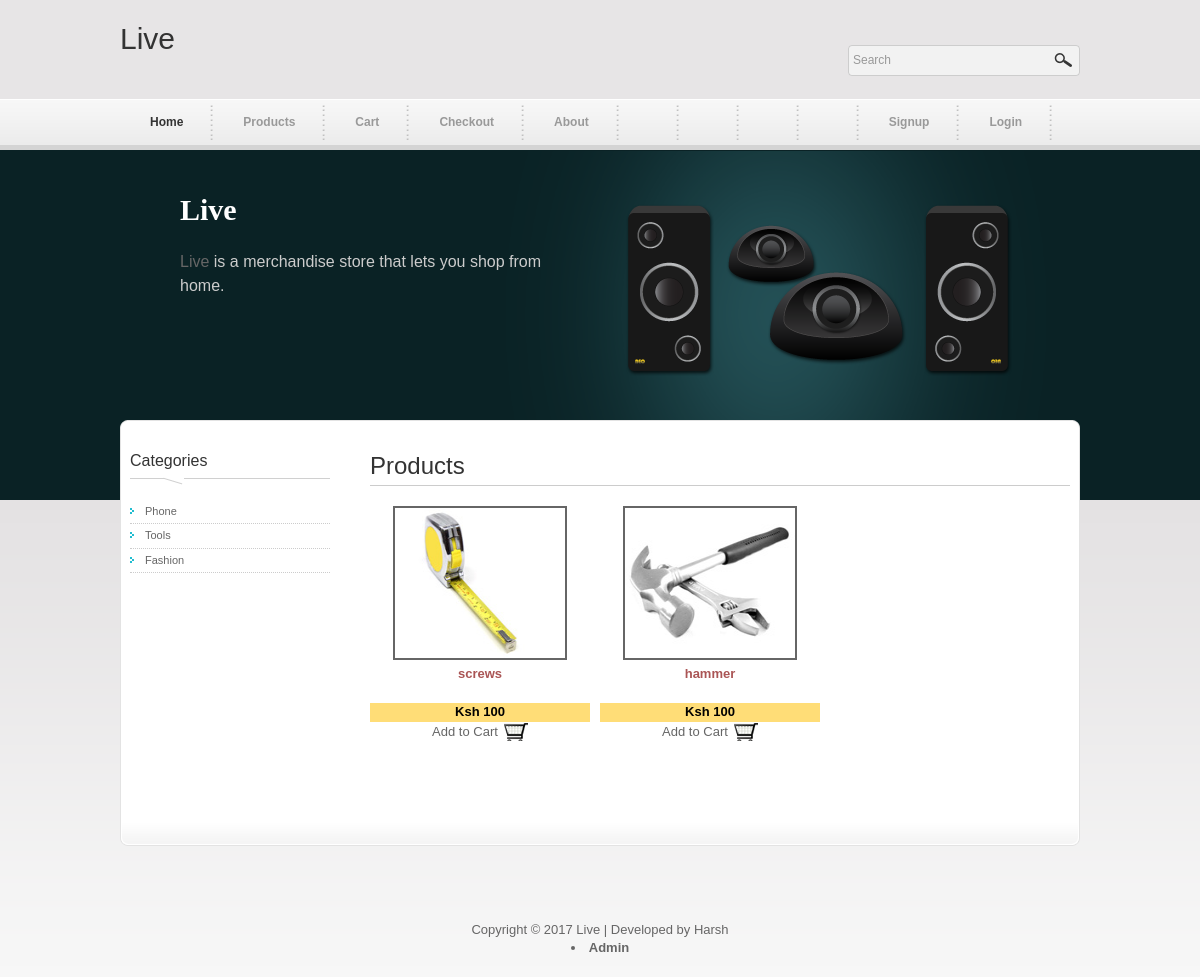
Screenshot of /index.php?cat=Tools with the database file from the repository.
### tables this page shows
CREATE TABLE `tblproduct` (
  `prod_no` int(10) NOT NULL,
  `prod_id` int(15) NOT NULL,
  `prod_name` varchar(100) NOT NULL,
  `prod_descr` text NOT NULL,
  `prod_cat` varchar(100) NOT NULL,
  `prod_price` float NOT NULL,
  `prod_quan` int(10) NOT NULL,
  `date_added` datetime NOT NULL
);

### index.php (the view, shortened to what this page needs)
<?php
	$displayImages = "";
	if (isset ($_GET ["cat"] ))
{
	if($_GET['cat'] == "Phone")
		$sqlSelProd = mysql_query("select * from tblproduct where prod_cat = '$_GET[cat]'") or die(mysql_error());
	else if($_GET['cat'] == "Tools")
		$sqlSelProd = mysql_query("select * from tblproduct where prod_cat = '$_GET[cat]'") or die(mysql_error());
	else if($_GET['cat'] == "Fashion")
		$sqlSelProd = mysql_query("select * from tblproduct where prod_cat = '$_GET[cat]'") or die(mysql_error());
	else
		$sqlSelProd = mysql_query("select * from tblproduct") or die(mysql_error());
}
	if(!empty($sqlSelProd))
{
	if(mysql_num_rows($sqlSelProd) >= 1){
		while($getProdInfo = mysql_fetch_array($sqlSelProd)){
			$prodNo = $getProdInfo["prod_no"];
			$prodID = $getProdInfo["prod_id"];
			$prodName = $getProdInfo["prod_name"];
			$prodPrice = $getProdInfo["prod_price"];
			$displayImages .= '<div class="col col_14 product_gallery">
			<a href="productdetail.php?prodid='.$prodID.'"><img src="images/product/'.$prodNo.'.jpg" alt="Product '.$prodNo.'" width="170" height="150" /></a>
			<h3>'.$prodName.'</h3>
			<p class="product_price">Ksh '.$prodPrice.'</p>
			<a href="shoppingcart.php?prodid='.$prodID.'" class="add_to_cart">Add to Cart</a></div>';
		}
	}
}
?>
<!DOCTYPE html PUBLIC "-//W3C//DTD XHTML 1.0 Transitional//EN" "http://www.w3.org/TR/xhtml1/DTD/xhtml1-transitional.dtd">
<html xmlns="http://www.w3.org/1999/xhtml">
<head>
<link href="css/slider.css" rel="stylesheet" type="text/css" />
<link rel="stylesheet" type="text/css" href="css/ddsmoothmenu.css" />
<link rel="stylesheet" type="text/css" href="css/styles.css" />
</head>
<body id="home">
<div id="main_wrapper">
	<div id="main_header">
    	<div id="site_title"><h1>Live</a></h1></div>
        <div id="header_right">
            <div id="main_search">
                <form action="products.php" method="get" name="search_form">
                  <input type="text" value="Search" name="keyword" onfocus="clearText(this)" onblur="clearText(this)" class="txt_field" />
                  <input type="submit" name="Search" value="" alt="Search" id="searchbutton" title="Search" class="sub_btn"  />
                </form>
            </div>
         </div>
    </div>
    <div id="main_menu" class="ddsmoothmenu">
        <ul>
            <li><a href="index.php" class="selected">Home</a></li>
            <li><a href="products.php">Products</a></li>
            <li><a href="shoppingcart.php">Cart</a></li>
            <li><a href="checkout.php">Checkout</a></li>
            <li><a href="about.php">About</a></li>
           <li><a href=""></a></li>
           <li><a href=""></a></li>
           <li><a href=""></a></li>
           <li><a href=""></a></li>
           <li><a href="signup.html">Signup</a></li>
           <li><a href="login.html">Login</a></li>
        </ul>
        <br style="clear: left" />
    </div>
    <div id="main_middle">
    	<img src="images/image_01.png" alt="Image 01" height="200" />
    	<h1>Live </h1>
        <p><a href="#" rel="nofollow" target="_parent">Live</a> is a merchandise store that lets you shop from home.</p>
    </div>
    <div id="main_top"></div>
    <div id="main">
        <div id="sidebar">
            <h3>Categories</h3>
            <ul class="sidebar_menu">
                <li><a href="index.php?cat=Phone">Phone</a></li>
                <li><a href="index.php?cat=Tools">Tools</a></li>
                <li><a href="index.php?cat=Fashion">Fashion</a></li>
		</ul>
        </div>
        <div id="content">
		<h2>Products</h2>
		<?php echo $displayImages; ?>
        </div>
    </div>
    <div id="main_footer">
        <div class="cleaner h40"></div>
		<center>
			Copyright © 2017 Live | Developed by Harsh
            <li><a href="admin/index.php"><b>Admin</b></a></li>
		</center>
    </div>
</div>
</body>
</html>

### css/ddsmoothmenu.css (style rules this page uses)
.ddsmoothmenu ul { z-index:100; margin: 0; padding: 0; list-style-type: none; }
.ddsmoothmenu ul li { position: relative; display: inline; float: left; }
.ddsmoothmenu ul li a { display: block; padding: 0 30px; height: 45px; line-height: 45px; font-size: 12px; color: #999; text-decoration: none; font-weight: 700; outline: none; text-align: center; background: url(images/templatemo_menu_divider.png) right center no-repeat }
.ddsmoothmenu ul li a.selected, .ddsmoothmenu ul li a:hover { color: #333; }

### css/styles.css (style rules this page uses)
body { margin: 0; padding: 0; color: #666; font-family: Tahoma, Geneva, sans-serif; font-size: 13px; line-height: 1.4em; background-color: #f7f7f7; background-repeat: repeat-x; background-position: top; }
#home { background-image: url(../images/body_home.png) }
a, a:link, a:visited { color: #666; font-weight: normal; text-decoration: none }
p { margin: 0 0 10px 0; padding: 0; }
img { border: none; }
h1, h2, h3, h4, h5, h6 { color: #333; font-weight: normal; }
h1 { font-size: 30px; margin: 0 0 30px; padding: 5px 0 }
h2 { font-size: 26px; margin: 0 0 25px; padding: 5px 0 }
h3 { font-size: 20px; margin: 0 0 20px; padding: 0; }
.cleaner { clear: both }
.h40 { height: 40px }
#main_wrapper { width: 960px; padding: 0 10px; margin: 0 auto; }
#main_header { width: 960px; height: 100px; }
#main_menu { width: 960px; height: 50px; }
#main_middle { height: 840px; height: 200px; padding: 35px 60px; background: url(../images/middle.png) no-repeat }
#main_top { width: 960px; height: 12px; background: url(../images/main_top.png) no-repeat top }
#main { width: 960px; background: url(../images/main_middle.png) repeat-y }
#sidebar { float: left; width: 200px; padding: 20px 30px 0 10px; }
#content { float: right; width: 700px; width: 700px; padding: 20px 10px 20px; }
#main_footer { width: 940px; padding: 60px 10px 20px; background: url(../images/main_bottom.png) top no-repeat }
#site_title { float: left; margin-top: 30px; }
#site_title h1 { margin: 0; padding: 0 }
#header_right { float: right; display: inline-block; padding-top: 40px; }
#main_search { clear: both; margin-top: 5px; width: 232px; height: 31px; background: url(../images/searchbox.png) }
#main_search form { margin: 0; padding: 0; }
#main_search .txt_field { float: left; display: block; height: 30px; line-height: 20px; width: 180px; color: #999; font-size: 12px; padding: 0 5px; font-variant: normal; border: none; background: none; }
#main_search .sub_btn { float: right; display: block; height: 34px; width: 30px; cursor: pointer; border: none; background: none; }
#main_middle h1 { color: #fff; font-size: 30px; font-weight: bold; font-family: Georgia, "Times New Roman", Times, serif; line-height: 40px; margin-bottom: 15px; }
#main_middle p { color: #ccc; font-size: 16px; line-height: 24px; margin-bottom: 20px; }
#main_middle img { float: right; margin-left: 60px; }
#sidebar h3 { font-size: 16px; padding: 0 0 15px 0; margin: 0 0 15px 0; background: url(../images/sidebar_header_bg.png) left bottom no-repeat }
.sidebar_menu { list-style: none; margin: 0 0 30px; padding: 0; }
.sidebar_menu li { margin: 0; padding: 2px 0 3px 15px; background: url(../images/list_01.png) no-repeat scroll 0 8px; border-bottom: 1px dotted #ccc }
.sidebar_menu li a { font-size: 11px; }
#content h2 { font-size: 24px; padding-bottom: 10px; border-bottom: 1px solid #ccc; margin-bottom: 20px }
.product_gallery { margin-bottom: 60px; text-align: center }
.product_gallery img { margin-bottom: 5px; border: 2px solid; }
.product_gallery h3 { font-size: 13px; color: #a55; font-weight: 700; }
.product_gallery .product_price { color: #000; background: #fd7; font-weight: 700; margin-bottom: 1px; }
.add_to_cart { display: inline-block; padding-right: 30px; background: url(../images/cart.png) no-repeat right center }
.col { float: left; margin-right: 10px }
.col_14 { width: 220px; }

### rows the page displays
tblproduct: shows a picture, prod_name "screws", prod_price "100"
tblproduct: shows a picture, prod_name "hammer", prod_price "100"
